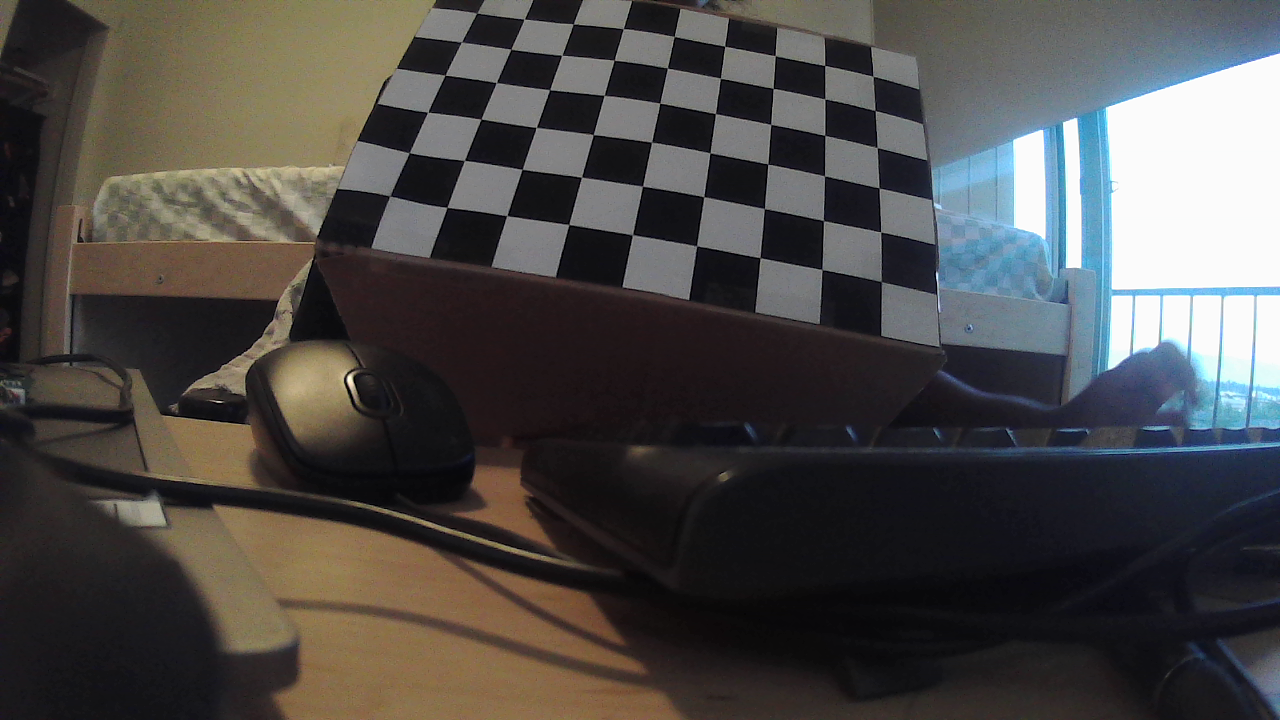
#> input picture stereo_calibration/stereo_pairs/rgb1_000.png, 1280 x 720 px, given in place of the camera
$ python 02_capture_stereo_checkerboard_pairs.py
#> lines starting #> are read from the running program, lines starting #| are printed output that depends on the picture; after the words box and inside, x2 and y2 are one past the last pixel; in counts of white or black regions, pixels touching at a corner belong together
### stereo_calibration/hardware_settings.py
"""
Shared hardware and path settings for stereo_calibration scripts.

Edit camera indices, LiDAR port, and baud rate here once; import from this
module in stereo_calibration, lidar_camera_calibration, and stereo_lidar_pointcloud scripts.

Run scripts from stereo_calibration/:
    python 02_capture_stereo_checkerboard_pairs.py
"""

from pathlib import Path
import sys

STEREO_CALIB_DIR = Path(__file__).resolve().parent
REPO_ROOT = STEREO_CALIB_DIR.parent
CONFIG_DIR = REPO_ROOT / "config"
STEREO_PAIRS_DIR = STEREO_CALIB_DIR / "stereo_pairs"

# OpenCV camera device indices
RGB1_CAMERA_INDEX = 0
RGB2_CAMERA_INDEX = 1

# RPLidar C1 (Slamtec default baud: 460800)
BAUDRATE = 460800
if sys.platform == "darwin":
    LIDAR_PORT = "/dev/cu.usbserial-1140"
else:
    LIDAR_PORT = "COM5"

# Calibration and data paths (absolute — safe regardless of cwd)
RGB1_CALIBRATION_FILE = CONFIG_DIR / "camera_calibration_rgb1.npz"
RGB2_CALIBRATION_FILE = CONFIG_DIR / "camera_calibration_rgb2_approx.npz"
RGB2_APPROX_CALIBRATION_FILE = RGB2_CALIBRATION_FILE
LIDAR_TO_RGB1_FILE = CONFIG_DIR / "lidar_to_camera_extrinsics.npz"
STEREO_EXTRINSICS_FILE = STEREO_CALIB_DIR / "stereo_rgb1_rgb2_extrinsics.npz"


def open_camera(index, image_size=None):
    """Open a webcam with a platform-appropriate OpenCV backend."""
    import cv2

    if sys.platform == "darwin":
        cap = cv2.VideoCapture(index, cv2.CAP_AVFOUNDATION)
    elif sys.platform == "win32":
        cap = cv2.VideoCapture(index, cv2.CAP_DSHOW)
    else:
        cap = cv2.VideoCapture(index)

    if not cap.isOpened():
        cap = cv2.VideoCapture(index)
    if not cap.isOpened():
        raise RuntimeError(f"Could not open camera index {index}.")

    if image_size is not None:
        cap.set(cv2.CAP_PROP_FRAME_WIDTH, int(image_size[0]))
        cap.set(cv2.CAP_PROP_FRAME_HEIGHT, int(image_size[1]))
    return cap

### stereo_calibration/02_capture_stereo_checkerboard_pairs.py
"""
Capture stereo checkerboard image pairs from RGB1 and RGB2.

Run:
    python 02_capture_stereo_checkerboard_pairs.py

Controls:
    s - save pair only when checkerboard is detected in both cameras
    q - quit
"""

import sys

import cv2
import numpy as np

from hardware_settings import (
    RGB1_CALIBRATION_FILE,
    RGB1_CAMERA_INDEX,
    RGB2_CAMERA_INDEX,
    STEREO_PAIRS_DIR,
    open_camera,
)

OUT_DIR = STEREO_PAIRS_DIR


def load_rgb1_settings():
    data = np.load(RGB1_CALIBRATION_FILE)
#> (reads config/camera_calibration_rgb1.npz from the repository)
    image_size = tuple(data["image_size"].astype(int))
    checkerboard = tuple(data["checkerboard_size"].astype(int))
    return image_size, checkerboard


def next_pair_index():
    existing = sorted(OUT_DIR.glob("rgb1_*.png"))
    indices = []
    for path in existing:
        try:
            indices.append(int(path.stem.split("_")[1]))
        except (IndexError, ValueError):
            pass
    return max(indices, default=-1) + 1


def detect_checkerboard(frame, checkerboard):
    gray = cv2.cvtColor(frame, cv2.COLOR_BGR2GRAY)

    if sys.platform != "darwin" and hasattr(cv2, "findChessboardCornersSB"):
        flags = cv2.CALIB_CB_EXHAUSTIVE + cv2.CALIB_CB_ACCURACY
        found, corners = cv2.findChessboardCornersSB(gray, checkerboard, flags)
        if found:
            return True, corners.astype(np.float32)

    flags = cv2.CALIB_CB_ADAPTIVE_THRESH + cv2.CALIB_CB_NORMALIZE_IMAGE
    found, corners = cv2.findChessboardCorners(gray, checkerboard, flags)
    if found:
        criteria = (cv2.TERM_CRITERIA_EPS + cv2.TERM_CRITERIA_MAX_ITER, 30, 0.001)
        corners = cv2.cornerSubPix(gray, corners, (11, 11), (-1, -1), criteria)
    return found, corners


def draw_status(frame, camera_name, found, pair_index):
    vis = frame.copy()
    status = "FOUND" if found else "not found"
    color = (0, 255, 0) if found else (0, 0, 255)
    text = f"{camera_name}: checkerboard {status} | next {pair_index:03d}"
    cv2.putText(vis, text, (20, 35), cv2.FONT_HERSHEY_SIMPLEX, 0.75, (0, 0, 0), 4, cv2.LINE_AA)
    cv2.putText(vis, text, (20, 35), cv2.FONT_HERSHEY_SIMPLEX, 0.75, color, 2, cv2.LINE_AA)
    return vis


def side_by_side(left, right):
    if left.shape[0] != right.shape[0]:
        scale = left.shape[0] / right.shape[0]
        right = cv2.resize(right, (int(right.shape[1] * scale), left.shape[0]))
    return np.hstack([left, right])


def main():
    OUT_DIR.mkdir(exist_ok=True)
    image_size, checkerboard = load_rgb1_settings()

    cap1 = open_camera(RGB1_CAMERA_INDEX, image_size)
    cap1.read()  # warm up RGB1 before opening RGB2 (helps some macOS USB setups)
    cap2 = open_camera(RGB2_CAMERA_INDEX, image_size)
    cap2.read()
    pair_index = next_pair_index()

    actual1 = (
        int(cap1.get(cv2.CAP_PROP_FRAME_WIDTH)),
        int(cap1.get(cv2.CAP_PROP_FRAME_HEIGHT)),
    )
    actual2 = (
        int(cap2.get(cv2.CAP_PROP_FRAME_WIDTH)),
        int(cap2.get(cv2.CAP_PROP_FRAME_HEIGHT)),
    )

    print(f"Requested resolution: {image_size[0]}x{image_size[1]}")
    print(f"RGB1 actual resolution: {actual1[0]}x{actual1[1]}")
    print(f"RGB2 actual resolution: {actual2[0]}x{actual2[1]}")
    print("Press s to save when both checkerboards are detected, q to quit.")

    try:
        while True:
            ret1, frame1 = cap1.read()
#> frame1 is the input picture: shape (720, 1280, 3); mean B, G, R 72.2, 73.9, 76.1
            ret2, frame2 = cap2.read()
            if not ret1 or not ret2:
                print("Warning: failed to read one or both camera frames.")
                continue

            found1, corners1 = detect_checkerboard(frame1, checkerboard)
#> in detect_checkerboard, `gray = cv2.cvtColor(frame, cv2.COLOR_BGR2GRAY)`:
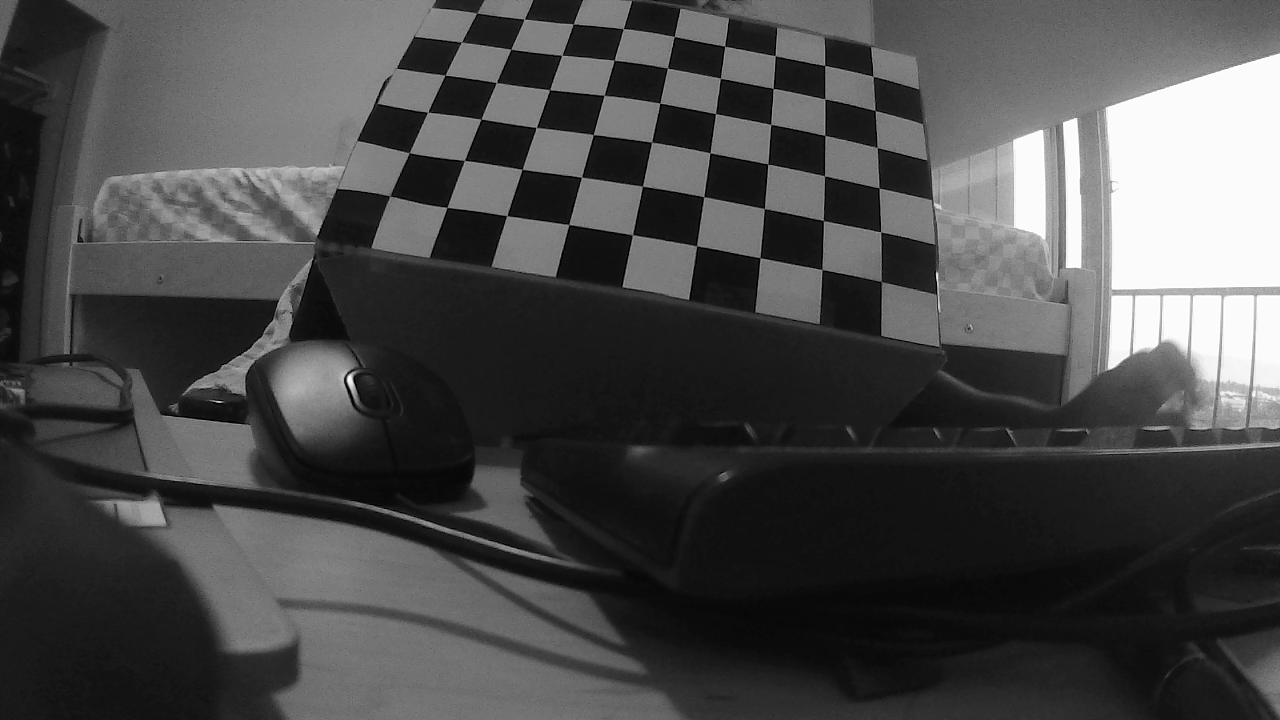
#> gray: shape (720, 1280); min 0, max 255, mean 74.3
#> in detect_checkerboard, `found, corners = cv2.findChessboardCornersSB(gray, checkerboard, flags)`: found = True; corners = 54 rows, first 8: [881.3, 281.4], [822, 269.3], [760.1, 257.6], [696.6, 245.6], [632.4, 234.6], [568.6, 224.4], [506.6, 215.4], [447, 207.2]
#> found1 = True; corners1 has the same summary as corners in detect_checkerboard
            found2, corners2 = detect_checkerboard(frame2, checkerboard)
#> found2 = True; corners2 has the same summary as corners in detect_checkerboard

            vis1 = draw_status(frame1, "RGB1", found1, pair_index)
#> in draw_status, `status = "FOUND" if found else "not found"`: status = 'FOUND'
#> in draw_status, `color = (0, 255, 0) if found else (0, 0, 255)`: color = (0, 255, 0)
#> in draw_status, `text = f"{camera_name}: checkerboard {status} | next {pair_index:03d}"`: text = 'RGB1: checkerboard FOUND | next 001'
            vis2 = draw_status(frame2, "RGB2", found2, pair_index)
#> call 2 of draw_status, with camera_name = 'RGB2', found = True, pair_index = 1
#> in draw_status (call 2), `text = f"{camera_name}: checkerboard {status} | next {pair_index:03d}"`: text = 'RGB2: checkerboard FOUND | next 001'
#> in draw_status (call 2), `cv2.putText(vis, text, (20, 35), cv2.FONT_HERSHEY_SIMPLEX, 0.75, color..`:
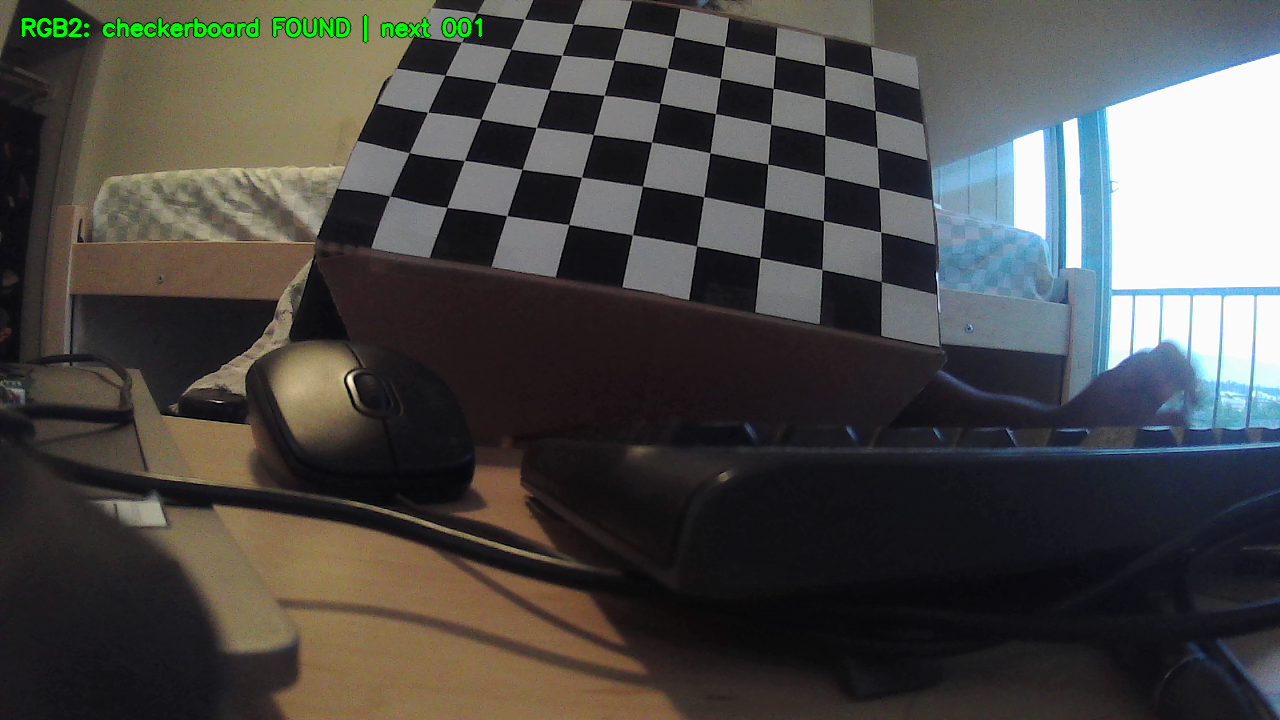
#> vis: shape (720, 1280, 3); mean B, G, R 71.7, 74.3, 75.5
            if found1:
                cv2.drawChessboardCorners(vis1, checkerboard, corners1, found1)
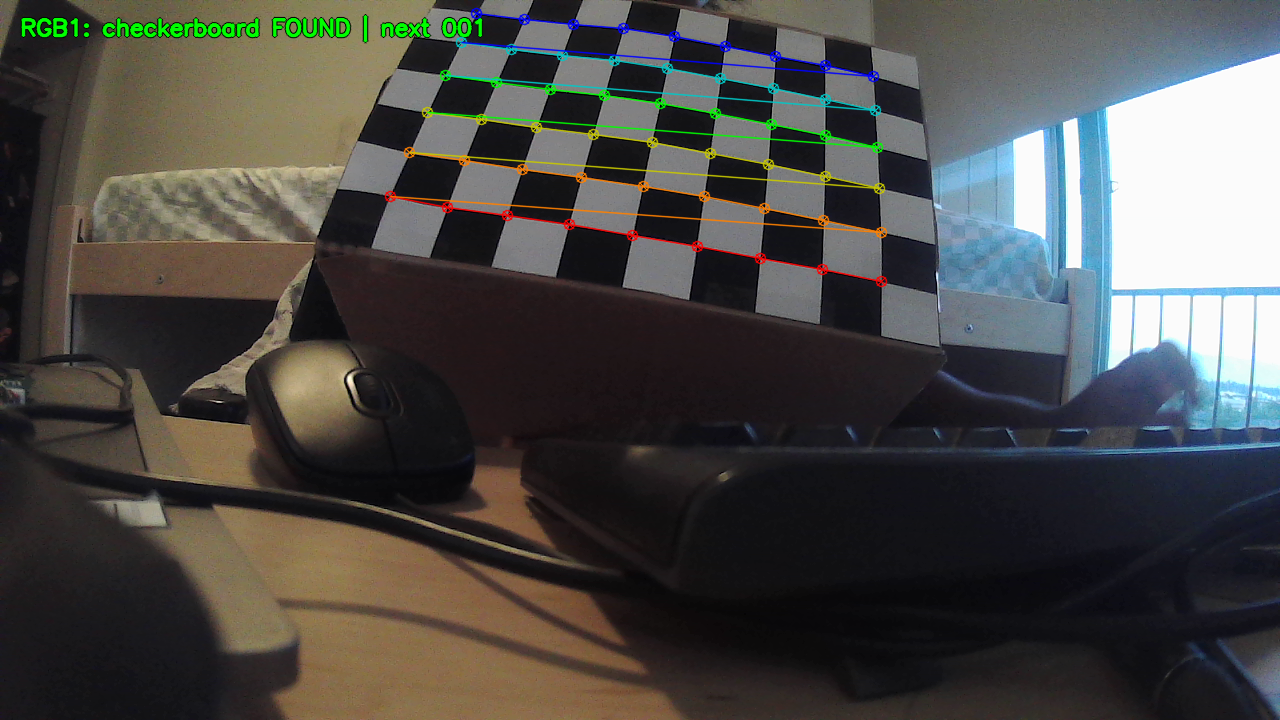
#> vis1: shape (720, 1280, 3); mean B, G, R 71.7, 75, 75.9
            if found2:
                cv2.drawChessboardCorners(vis2, checkerboard, corners2, found2)
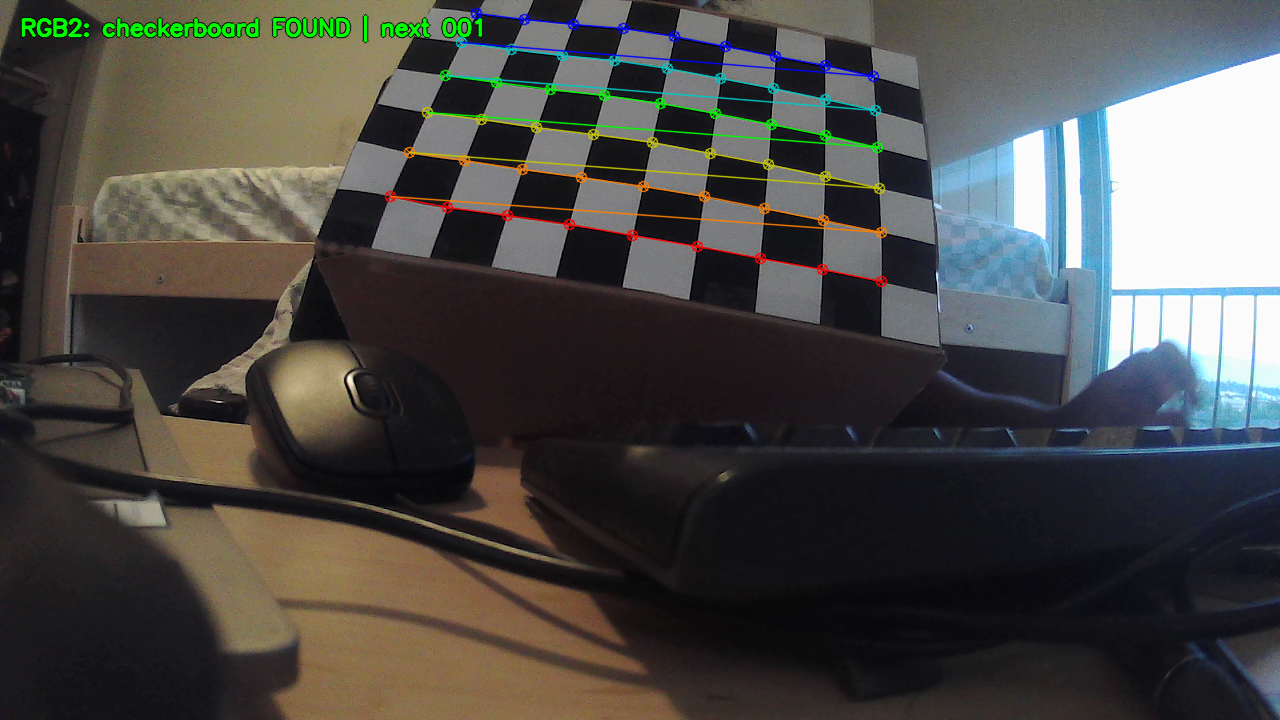
#> vis2: shape (720, 1280, 3); 2.03% of pixels changed, all inside (x1, y1, x2, y2) = (384, 7, 888, 288)

            preview = side_by_side(vis1, vis2)
            cv2.putText(preview, "s save pair | q quit", (20, preview.shape[0] - 24), cv2.FONT_HERSHEY_SIMPLEX, 0.75, (0, 0, 0), 4, cv2.LINE_AA)
#> preview: shape (720, 2560, 3); mean B, G, R 71.6, 74.9, 75.8
            cv2.putText(preview, "s save pair | q quit", (20, preview.shape[0] - 24), cv2.FONT_HERSHEY_SIMPLEX, 0.75, (255, 255, 255), 2, cv2.LINE_AA)
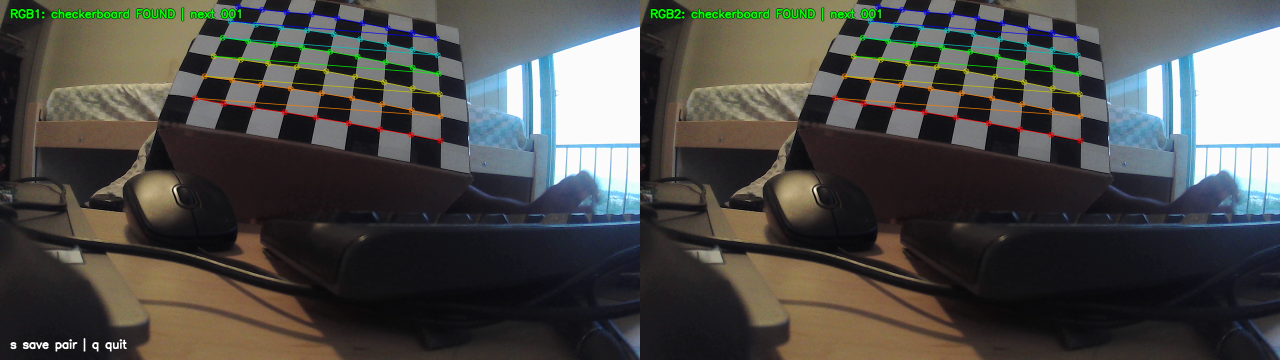
#> preview: shape (720, 2560, 3) (shown at 1/2 size); mean B, G, R 71.9, 75.2, 76.1
            cv2.imshow("Stereo Checkerboard Capture", preview)

            key = cv2.waitKey(1) & 0xFF
#> (key q is pressed here)
            if key == ord("q"):
                break
            if key == ord("s"):
                if not (found1 and found2):
                    print("Not saved: checkerboard must be detected in both cameras.")
                    continue

                path1 = OUT_DIR / f"rgb1_{pair_index:03d}.png"
                path2 = OUT_DIR / f"rgb2_{pair_index:03d}.png"
                cv2.imwrite(str(path1), frame1)
                cv2.imwrite(str(path2), frame2)
                print(f"Saved stereo pair {pair_index:03d}: {path1}, {path2}")
                pair_index += 1
    finally:
        cap1.release()
        cap2.release()
        cv2.destroyAllWindows()


if __name__ == "__main__":
    main()
